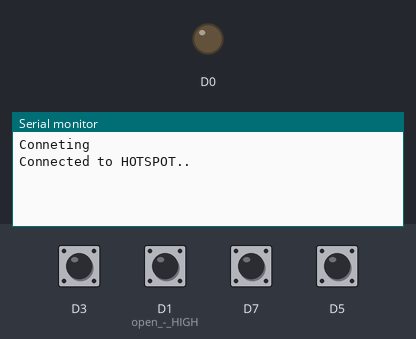
Recording of a sketch running on a simulated ESP8266 (NodeMCU). Parts: output pins drawn as LEDs (lit = HIGH), the last lines printed to the serial monitor. The test bench sets the inputs (shaded band); at power-on: D1 (open_-_HIGH), D3, D5, D7 HIGH. WiFi joins after 1.5 s; servers stay silent unless stated; uploads are accepted with an empty reply.

Above: at 2.7 s.
2.8 s: D3 pulled LOW for 0.15 s
At 3.6 s:
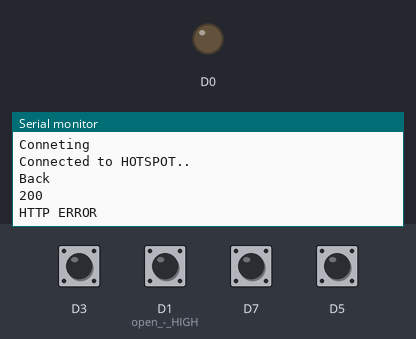
4.5 s: D1 (open_-_HIGH) pulled LOW for 0.15 s
At 4.66 s:
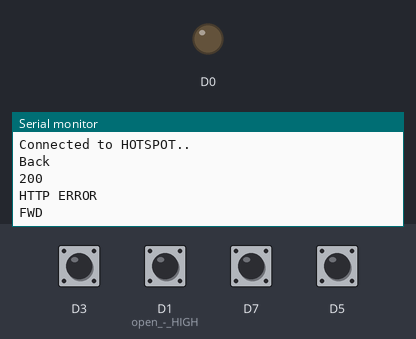
6.1 s: D7 pulled LOW for 0.15 s
At 6.36 s:
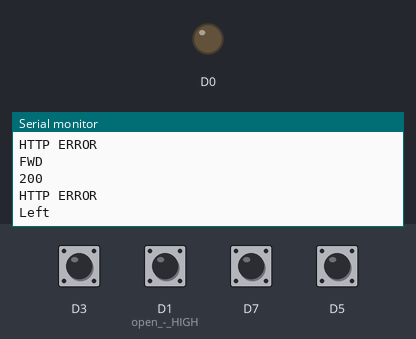
7.7 s: D5 pulled LOW for 1 s
At 8.06 s:
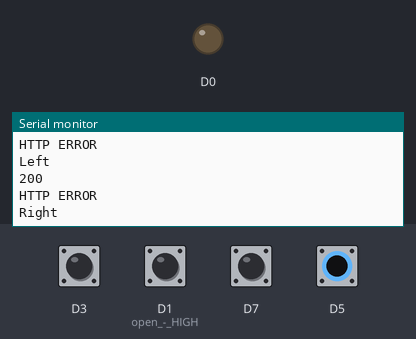

Measured:
- after the input at 2.8 s, the serial monitor: prints a new line at once (image 1)
- after the input at 4.5 s, the serial monitor: prints a new line at once (image 2)
- after the input at 6.1 s, the serial monitor: prints a new line after 0.10 s (image 3)
- after the input at 7.7 s, the serial monitor: prints a new line after 0.20 s (image 4)

The sketch:

Talk_Back_Post_Command.ino
```cpp
#include <ESP8266WiFiMulti.h>
#include <ESP8266HTTPClient.h>

ESP8266WiFiMulti WiFiMulti;

 String talk_back_api = "5LTRP0UY3PL9GQ7V";
 String talk_back_id = "42223";

 void setup() {
  pinMode(D0, OUTPUT);
  pinMode(D1, INPUT_PULLUP);// open - HIGH, Close - LOW
  pinMode(D3, INPUT_PULLUP);
  pinMode(D5, INPUT_PULLUP);
  pinMode(D7, INPUT_PULLUP);
  Serial.begin(115200);                                  //Serial connection
  wificonnect();
  }

void loop() {
      if(digitalRead(D1)==0)
    {
      Serial.println("FWD");
      POSTaddCommand("FWD");// adding commanding to TalkBack
    }
    else if(digitalRead(D3)==0)
    {
      Serial.println("Back");
      POSTaddCommand("Back");
    }
    else if(digitalRead(D5)==0)
    {
      Serial.println("Right");
      POSTaddCommand("Right");
    }
    else if(digitalRead(D7)==0)
    {
      Serial.println("Left");
      POSTaddCommand("Left");
    }

}

void wificonnect()
  {
    WiFiMulti.addAP("VM6535101", "pzpt3DvVssfj");
    Serial.println("Conneting");
    while(WiFiMulti.run()!=WL_CONNECTED)
    {
      Serial.print(".");
      digitalWrite(D0, LOW);
      delay(100);
      digitalWrite(D0, HIGH);
      delay(100);
    }
     Serial.print("Connected to HOTSPOT..\n");// This line will execute if your device is connected to Access Pass
  }

void POSTaddCommand (String command)
{
  if(WiFi.status()== WL_CONNECTED){   //Check WiFi connection status

     HTTPClient http;    //Declare object of class HTTPClient
  //https://api.thingspeak.com/talkbacks/38050/commands
     String url =  "http://api.thingspeak.com/talkbacks/";
            url += talk_back_id;
            url += "/commands";
     http.begin(url);      //Specify request destination

     http.addHeader("Content-Type", "application/x-www-form-urlencoded");  //Specify content-type header
     //String postMessage = "api_key=LK7OXGEIVFTPDIJT&command_string=rahul\r\n\r\n";
     String postMessage  = "api_key=";
            postMessage += talk_back_api;
            postMessage += "&command_string=";
            postMessage += command;
            postMessage += "\r\n\r\n";

     int httpCode = http.POST(postMessage);   //Send the request//"{\"api_key:\"\"0E1160BEX9CSNU6V\"}"
     String payload = http.getString();                  //Get the response payload
     //Serial.println(postMessage);
     Serial.println(httpCode);   //Print HTTP return code
     if(payload.length()>0)
     {
     Serial.println(payload);//Print request response payload
     }
     else
     {
     Serial.println("HTTP ERROR");
     }
     http.end();
     delay(1500);
     }

 else{
     Serial.println("Error in WiFi connection");
 }
}
```
